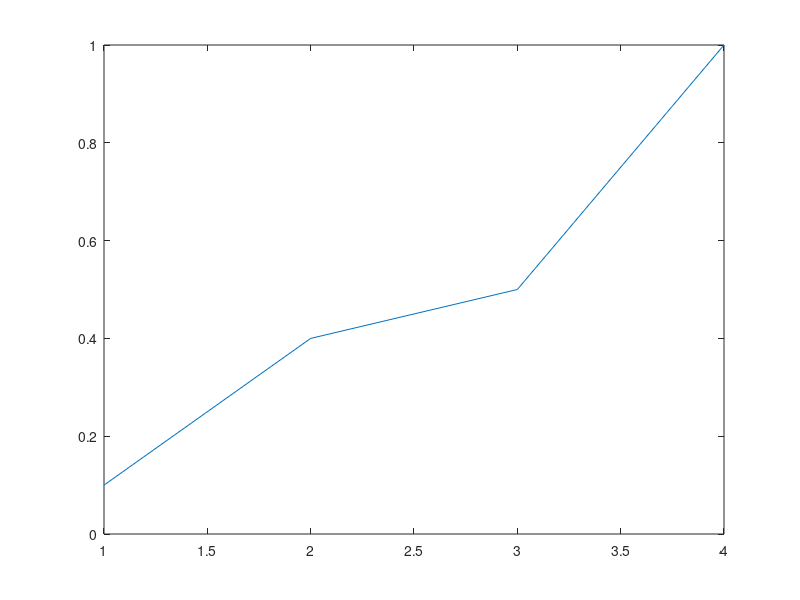

Here is the MATLAB script that generated this plot:
%information sciences assignment sample test code
pmf = [0.1,0.3,0.1,0.5]
n = input("Enter the value of n:");
cdf = cumsum(pmf)
u = rand(n,1)
x = zeros(n,1);
for i = 1:n
    if 0<u(i) && u(i)<cdf(1)
        x(i) = 0;
    elseif cdf(1)<u(i) && u(i)<cdf(2)
        x(i) = 1;
    elseif cdf(2)<u(i) && u(i)<cdf(3)
        x(i) = 2;
    else
        x(i) = 3;
    end
end
x = (x')'
%in built function for generating {0,1,2,3} with required probabilities
y = randsrc(n,1,[0,1,2,3;0.1,0.3,0.1,0.5])
plot(cdf)
    

        